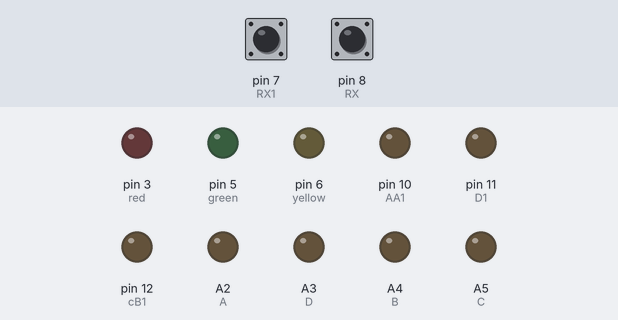
Bench run of a sketch on a simulated Arduino Uno, built with avr-gcc and run on an emulated ATmega328P. Shown: output pins drawn as LEDs (lit = HIGH). Dashed ring = blinking. Inputs (shaded band) come from the test bench; at power-on: pin 7 (RX1) HIGH, pin 8 (RX) HIGH. Pins used as bus, display or sensor lines are not drawn.

Above: at 1.5 s.
1.6 s: pin 7 (RX1) pulled LOW for 0.15 s
At 3.4 s:
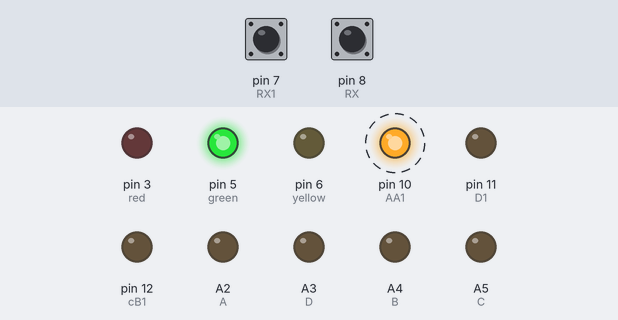
At 5.4 s:
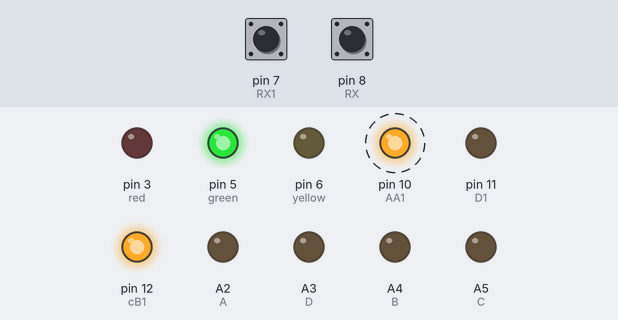
Timing chart, 0 to 14.1 s (numbered marks = the images above; inputs shaded):
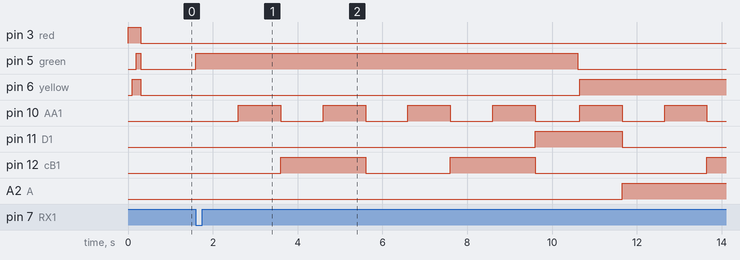

Measured:
- after the input at 1.6 s, pin 5 (green): LOW → HIGH at once, → LOW 9.0 s later; pin 6 (yellow): LOW → HIGH after 9.1 s; pin 10 (AA1): alternates HIGH for 1.0 s and LOW for 1.0 s, starting after 1.0 s; pin 11 (D1): LOW → HIGH after 8.0 s, → LOW 2.1 s later; pin 12 (cB1): goes HIGH 2.0 s, LOW 2.0 s, HIGH 2.0 s, LOW 4.1 s, then HIGH, starting after 2.0 s

The sketch:

Traffic_system_slave.ino
```cpp
int a=0;
int aa=0;
int z=0;
int c=0;
int y=0;
int a2=0;
int num=0;
int num1=0;
int a1=0;
int tk=0;

int A=A2;
const int B=A4;
const int C=A5;
const int D=A3;

const int AA1=10;
const int cB1=12;
const int C1=13;
const int D1=11;

const int red = 3;
const int yellow = 6;
const int green = 5;
const int RX = 8;
const int RX1 = 7;

void setup() {
  // put your setup code here, to run once:
pinMode(A, OUTPUT);
pinMode(B, OUTPUT);
pinMode(C, OUTPUT);
pinMode(D, OUTPUT);
pinMode(AA1, OUTPUT);
pinMode(cB1, OUTPUT);
pinMode(C1, OUTPUT);
pinMode(D1, OUTPUT);

pinMode(red, OUTPUT);
pinMode(yellow, OUTPUT);
pinMode(green, OUTPUT);

pinMode(RX, INPUT);
pinMode(RX1, INPUT);

digitalWrite(RX, HIGH);
digitalWrite(RX1, HIGH);

digitalWrite(A, LOW);
digitalWrite(B, LOW);
digitalWrite(C, LOW);
digitalWrite(D, LOW);
digitalWrite(AA1, LOW);
digitalWrite(cB1, LOW);
digitalWrite(C1, LOW);
digitalWrite(D1, LOW);

digitalWrite(red, HIGH);
delay(100);
digitalWrite(yellow, HIGH);
delay(100);
digitalWrite(green, HIGH);
delay(100);
digitalWrite(red, LOW);
digitalWrite(yellow, LOW);
digitalWrite(green, LOW);
}

void loop() {
  // put your main code here, to run repeatedly:
a=digitalRead(RX);
a1=digitalRead(RX1);
if(a==0){
tk=20;
uche();
}

if(a1==0){
  tk=15;
uche();
}
}// loop end

void uche(){

    digitalWrite(red, LOW);
    digitalWrite(green, HIGH);
    num=0;
    num1=0;
    z=0;
    run();
  }

void run(){
  int x=0;
  while (x==0){

    digitalWrite(A, bitRead(num1,0));
    digitalWrite(B, bitRead(num1,1));
    digitalWrite(C, bitRead(num1,2));
    digitalWrite(D, bitRead(num1,3));

    digitalWrite(AA1, bitRead(num,0));
    digitalWrite(cB1, bitRead(num,1));
    digitalWrite(C1, bitRead(num,2));
    digitalWrite(D1, bitRead(num,3));

    delay(1000);
    z=z+1;
    num=num+1;
    if(z==10)
    {
      num = 0;
      num1 = 1;
    }

    if(z==(tk-6))
    {
      digitalWrite(green, LOW);
      delay(50);
      digitalWrite(yellow, HIGH);
    }

    if (z==tk)
    {
digitalWrite(A, LOW);
digitalWrite(B, LOW);
digitalWrite(C, LOW);
digitalWrite(D, LOW);
digitalWrite(AA1, LOW);
digitalWrite(cB1, LOW);
digitalWrite(C1, LOW);
digitalWrite(D1, LOW);

      digitalWrite(yellow, LOW);
      delay(50);
      digitalWrite(red, HIGH);
      x=1;
      z=0;
    }


  }//while x=0
}//run
```
